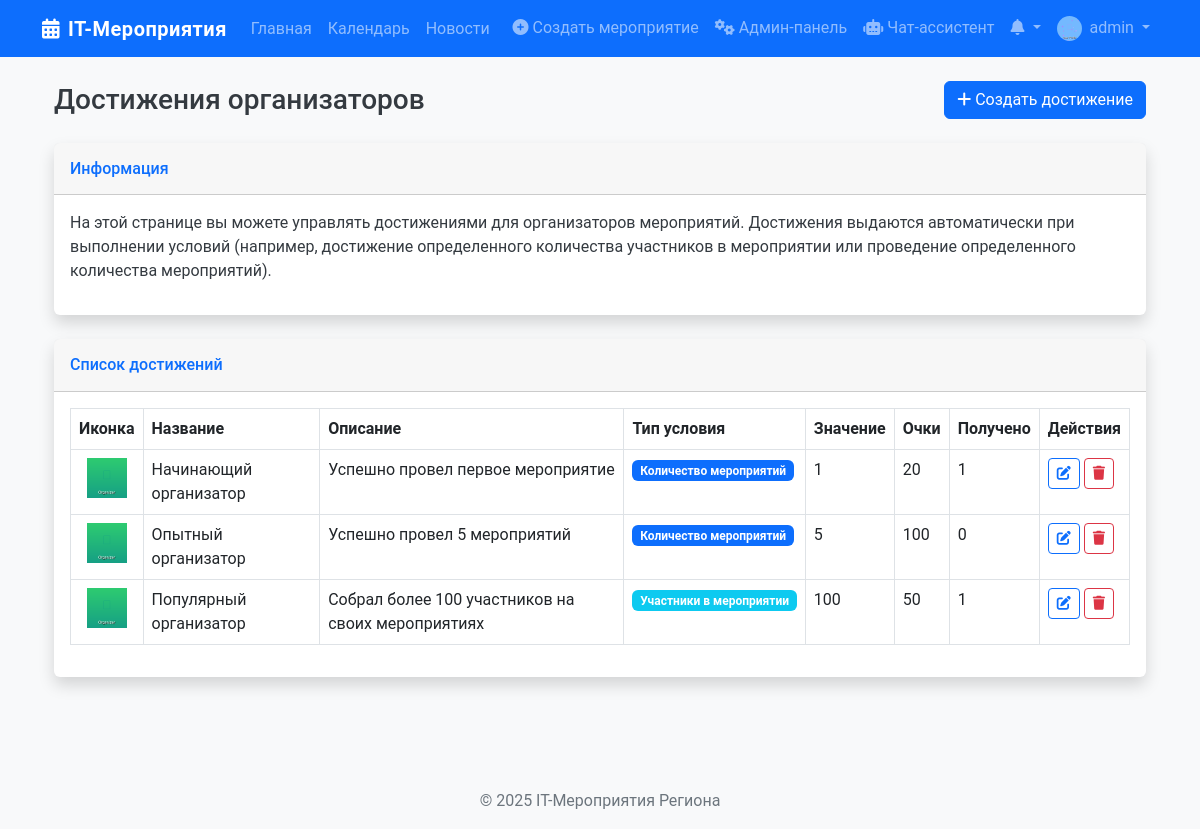
/admin/admin/organizer-achievements (signed in), run on the app's committed database.
### app/models/user.py (models this page shows, shortened)
class User(db.Model, UserMixin):
    id = db.Column(db.Integer, primary_key=True)
    username = db.Column(db.String(50), unique=True, nullable=False)
    email = db.Column(db.String(120), unique=True, nullable=False)
    password = db.Column(db.String(60), nullable=False)
    role = db.Column(db.String(20), default=UserRole.PARTICIPANT.value)
    profile_image = db.Column(db.String(20), default='default.jpg')
    created_at = db.Column(db.DateTime, default=datetime.utcnow)
    organized_events = db.relationship('Event', back_populates='organizer')
    applications = db.relationship('EventApplication', back_populates='user')
    achievements = db.relationship('Achievement', secondary=user_achievements,
                                   backref=db.backref('users', lazy='dynamic'))
    event_achievements = db.relationship('UserEventAchievement', back_populates='user')
    organizer_achievements = db.relationship('UserOrganizerAchievement', back_populates='user')
    def is_admin(self):
        return self.role == UserRole.ADMIN.value
    def is_organizer(self):
        return self.role == UserRole.ORGANIZER.value or self.role == UserRole.ADMIN.value

### app/models/achievement.py (models this page shows, shortened)
class OrganizerAchievement(db.Model):
    id = db.Column(db.Integer, primary_key=True)
    name = db.Column(db.String(100), nullable=False)
    description = db.Column(db.Text, nullable=False)
    icon = db.Column(db.String(100), default='default_achievement.png')
    points = db.Column(db.Integer, default=10)  # Количество очков за достижение
    condition_type = db.Column(db.String(50), nullable=False)  # Тип условия из enum AchievementConditionType
    condition_value = db.Column(db.Integer, default=1)  # Необходимое значение для выполнения условия
    created_at = db.Column(db.DateTime, default=datetime.utcnow)
    users = db.relationship('UserOrganizerAchievement', back_populates='achievement')

### app/routes/admin.py (the view)
@admin.route('/admin/organizer-achievements')
@login_required
@admin_required
def organizer_achievements():
    achievements = OrganizerAchievement.query.all()
    achievement_stats = {}
    for achievement in achievements:
        achievement_stats[achievement.id] = db.session.query(func.count(UserOrganizerAchievement.id)).\
            filter(UserOrganizerAchievement.achievement_id == achievement.id).scalar() or 0
    return render_template('admin/organizer_achievements.html',
                          title='Достижения организаторов',
                          achievements=achievements,
                          achievement_stats=achievement_stats)

### app/__init__.py (called while the page is built)
@login_manager.user_loader
def load_user(user_id):
    return User.query.get(int(user_id))

### app/utils/helpers.py (called while the page is built)
def admin_required(f):
    @wraps(f)
    def decorated_function(*args, **kwargs):
        if not current_user.is_admin():
            flash('У вас нет прав для доступа к этой странице', 'danger')
            return redirect(url_for('main.index'))
        return f(*args, **kwargs)
    return decorated_function

### app/templates/admin/organizer_achievements.html (shortened to what this page needs)
{% extends "layout/base.html" %}
{% block content %}
<div class="container-fluid">
    <div class="d-flex justify-content-between align-items-center mb-4">
        <h1 class="h3 mb-0 text-gray-800">Достижения организаторов</h1>
        <a href="{{ url_for('admin.create_organizer_achievement') }}" class="btn btn-primary">
            <i class="fas fa-plus me-1"></i>Создать достижение
        </a>
    </div>
    <div class="card shadow mb-4">
        <div class="card-header py-3">
            <h6 class="m-0 font-weight-bold text-primary">Информация</h6>
        </div>
        <div class="card-body">
            <p>На этой странице вы можете управлять достижениями для организаторов мероприятий.
               Достижения выдаются автоматически при выполнении условий (например, достижение определенного
               количества участников в мероприятии или проведение определенного количества мероприятий).</p>
        </div>
    </div>
    <div class="card shadow mb-4">
        <div class="card-header py-3">
            <h6 class="m-0 font-weight-bold text-primary">Список достижений</h6>
        </div>
        <div class="card-body">
            {% if achievements %}
                <div class="table-responsive">
                    <table class="table table-bordered" id="dataTable" width="100%" cellspacing="0">
                        <thead>
                            <tr>
                                <th>Иконка</th>
                                <th>Название</th>
                                <th>Описание</th>
                                <th>Тип условия</th>
                                <th>Значение</th>
                                <th>Очки</th>
                                <th>Получено</th>
                                <th>Действия</th>
                            </tr>
                        </thead>
                        <tbody>
                            {% for achievement in achievements %}
                                <tr>
                                    <td class="text-center">
                                        <img src="{{ url_for('static', filename='img/achievement_icons/' + achievement.icon) }}"
                                             alt="{{ achievement.name }}" style="width: 40px; height: 40px;">
                                    </td>
                                    <td>{{ achievement.name }}</td>
                                    <td>{{ achievement.description }}</td>
                                    <td>
                                        {% if achievement.condition_type == 'participants_count' %}
                                            <span class="badge bg-info">Участники в мероприятии</span>
                                        {% elif achievement.condition_type == 'events_count' %}
                                            <span class="badge bg-primary">Количество мероприятий</span>
                                        {% endif %}
                                    </td>
                                    <td>{{ achievement.condition_value }}</td>
                                    <td>{{ achievement.points }}</td>
                                    <td>{{ achievement_stats[achievement.id] }}</td>
                                    <td>
                                        <a href="{{ url_for('admin.edit_organizer_achievement', achievement_id=achievement.id) }}"
                                           class="btn btn-sm btn-outline-primary mb-2 mb-md-0">
                                            <i class="fas fa-edit"></i>
                                        </a>
                                        <button type="button" class="btn btn-sm btn-outline-danger delete-achievement-btn"
                                                data-achievement-id="{{ achievement.id }}">
                                            <i class="fas fa-trash"></i>
                                        </button>
                                    </td>
                                </tr>
                            {% endfor %}
                        </tbody>
                    </table>
                </div>
            {% else %}
                <div class="alert alert-info">
                    <i class="fas fa-info-circle me-1"></i>
                    Достижения для организаторов еще не созданы. Нажмите кнопку "Создать достижение", чтобы добавить новое.
                </div>
            {% endif %}
        </div>
    </div>
</div>
{% endblock %}

### app/templates/layout/base.html (shortened to what this page needs)
<!DOCTYPE html>
<html lang="ru">
<head>
    <link href="https://cdn.jsdelivr.net/npm/bootstrap@5.2.3/dist/css/bootstrap.min.css" rel="stylesheet">
    <link rel="stylesheet" href="https://cdnjs.cloudflare.com/ajax/libs/font-awesome/6.1.1/css/all.min.css">
    <link rel="stylesheet" href="{{ url_for('static', filename='css/main.css') }}">
</head>
<body>
    <nav class="navbar navbar-expand-lg navbar-dark bg-primary sticky-top">
        <div class="container">
            <a class="navbar-brand" href="{{ url_for('main.index') }}">
                <i class="fas fa-calendar-alt me-2"></i>IT-Мероприятия
            </a>
            <div class="collapse navbar-collapse" id="navbarNavAltMarkup">
                <div class="navbar-nav">
                    <a class="nav-link" href="{{ url_for('main.index') }}">Главная</a>
                    <a class="nav-link" href="{{ url_for('main.calendar_view') }}">Календарь</a>
                    <a class="nav-link" href="{{ url_for('main.news_list') }}">Новости</a>
                </div>
                <div class="navbar-nav ms-auto">
                    {% if current_user.is_authenticated %}
                        {% if current_user.is_organizer() %}
                            <a class="nav-link" href="{{ url_for('events.create_event') }}">
                                <i class="fas fa-plus-circle me-1"></i>Создать мероприятие
                            </a>
                        {% endif %}
                        {% if current_user.is_admin() %}
                            <a class="nav-link" href="{{ url_for('admin.admin_dashboard') }}">
                                <i class="fas fa-cogs me-1"></i>Админ-панель
                            </a>
                        {% endif %}
                        {% if current_user.is_admin() or current_user.is_organizer() %}
                            <a class="nav-link" href="{{ url_for('chatbot.chatbot_page') }}">
                                <i class="fas fa-robot me-1"></i>Чат-ассистент
                            </a>
                        {% endif %}
                        <div class="nav-item dropdown">
                            <a class="nav-link dropdown-toggle position-relative" href="#" id="notificationsDropdown" role="button" data-bs-toggle="dropdown">
                                <i class="fas fa-bell"></i>
                            </a>
                        </div>
                        <div class="nav-item dropdown">
                            <a class="nav-link dropdown-toggle" href="#" id="userDropdown" role="button" data-bs-toggle="dropdown">
                                <img src="{{ url_for('static', filename='img/profile_pics/' + current_user.profile_image) }}" alt="Аватар" class="rounded-circle me-1" style="width: 25px; height: 25px;">
                                {{ current_user.username }}
                            </a>
                        </div>
                    {% else %}
                        <a class="nav-link" href="{{ url_for('auth.login') }}">Вход</a>
                        <a class="nav-link" href="{{ url_for('auth.register') }}">Регистрация</a>
                    {% endif %}
                </div>
            </div>
        </div>
    </nav>
    <main class="container my-4">
        {% block content %}{% endblock %}
    </main>
    <footer class="footer bg-light py-3 mt-5">
        <div class="container text-center">
            <span class="text-muted">© 2025 IT-Мероприятия Региона</span>
        </div>
    </footer>
</body>
</html>

### app/static/css/main.css (style rules this page uses)
body { font-family: 'Roboto', sans-serif; background-color: #f8f9fa; color: #343a40; min-height: 100vh; display: flex; flex-direction: column; }
main { flex: 1; }
.footer { margin-top: auto; }
.navbar-brand { font-weight: 700; letter-spacing: 0.5px; }
.card { border: none; transition: transform 0.3s, box-shadow 0.3s; }
.card-header { font-weight: 600; }

### app/templates/admin/organizer_achievements.html (style rules this page uses)
.table tr { position: relative; z-index: 1; }

### data on the page
User: profile_image (placeholder picture), username "admin"
OrganizerAchievement: icon (picture), name "Начинающий организатор", description "Успешно провел первое мероприятие", condition_type "Количество мероприятий", condition_value "1", points "20", id "1"
OrganizerAchievement: icon (picture), name "Опытный организатор", description "Успешно провел 5 мероприятий", condition_type "Количество мероприятий", condition_value "5", points "100", achievement_stats "0"
OrganizerAchievement: icon (picture), name "Популярный организатор", description "Собрал более 100 участников на своих мероприятиях", shows "Участники в мероприятии", condition_value "100", points "50", achievement_stats "1"
